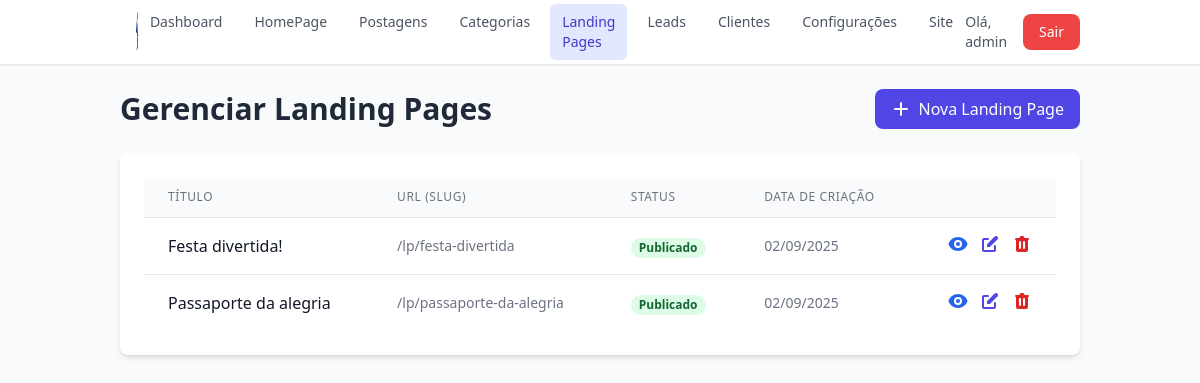
/dashboard/landingpages (signed in), run on an earlier commit of the app's database.
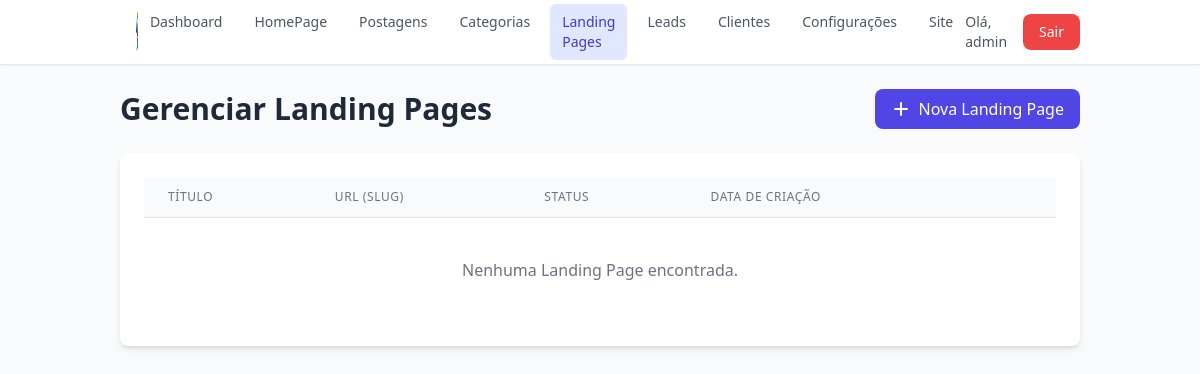
And on a later commit of the database.
### app/models.py (models this page shows, shortened)
class LandingPage(db.Model):
    id = db.Column(db.Integer, primary_key=True)
    title = db.Column(db.String(120), nullable=False, comment="Título interno da página para organização.")
    slug = db.Column(db.String(120), unique=True, nullable=False, comment="A URL final da página (ex: /lp/nome-da-campanha).")
    is_published = db.Column(db.Boolean, default=False, index=True)
    hero_title = db.Column(db.String(200))
    hero_subtitle = db.Column(db.Text)
    hero_image = db.Column(db.String(100), nullable=True)
    hero_cta_text = db.Column(db.String(50), comment="Texto do botão, ex: 'Saiba Mais'")
    hero_cta_link = db.Column(db.String(255), comment="Link de destino do botão")
    content_title = db.Column(db.String(200))
    content_body = db.Column(db.Text) # Pode ser usado com um editor de texto rico
    content_image = db.Column(db.String(100), nullable=True) # <-- ADICIONE ESTA LINHA
    created_at = db.Column(db.DateTime, default=datetime.utcnow)
    updated_at = db.Column(db.DateTime, default=datetime.utcnow, onupdate=datetime.utcnow)

### app/dashboard/routes.py (the view)
@bp.route('/landingpages')
@login_required
def list_landing_pages():
    page = request.args.get('page', 1, type=int)
    landing_pages_pagination = LandingPage.query.order_by(LandingPage.created_at.desc()).paginate(
        page=page, per_page=10, error_out=False
    )
    return render_template('dashboard/list_landing_pages.html',
                           landing_pages_pagination=landing_pages_pagination)

### app/main/routes.py (called while the page is built)
@bp.app_context_processor
def inject_global_variables():
    try:
        published_landing_pages = LandingPage.query.filter_by(is_published=True).order_by(LandingPage.title).all()
        site_settings = Settings.query.first()
        return dict(
            nav_landing_pages=published_landing_pages,
            site_settings=site_settings
        )
    except Exception as e:
        print(f"Erro ao injetar variáveis globais: {e}")
        return dict(
            nav_landing_pages=[],
            site_settings=None
        )

### app/templates/dashboard/list_landing_pages.html (shortened to what this page needs)
{% extends "dashboard/dashboard_base.html" %}
{% block dashboard_content %}
<div class="flex justify-between items-center mb-6">
    <h1 class="text-3xl font-bold text-gray-800">Gerenciar Landing Pages</h1>
    <a href="{{ url_for('dashboard.add_landing_page') }}" class="bg-indigo-600 text-white px-4 py-2 rounded-lg hover:bg-indigo-700 flex items-center space-x-2">
        <svg xmlns="http://www.w3.org/2000/svg" class="h-5 w-5" viewBox="0 0 20 20" fill="currentColor"><path fill-rule="evenodd" d="M10 3a1 1 0 011 1v5h5a1 1 0 110 2h-5v5a1 1 0 11-2 0v-5H4a1 1 0 110-2h5V4a1 1 0 011-1z" clip-rule="evenodd" /></svg>
        <span>Nova Landing Page</span>
    </a>
</div>
<div class="bg-white p-6 rounded-lg shadow-md">
    <div class="overflow-x-auto">
        <table class="min-w-full divide-y divide-gray-200">
            <thead class="bg-gray-50">
                <tr>
                    <th scope="col" class="px-6 py-3 text-left text-xs font-medium text-gray-500 uppercase tracking-wider">Título</th>
                    <th scope="col" class="px-6 py-3 text-left text-xs font-medium text-gray-500 uppercase tracking-wider">URL (Slug)</th>
                    <th scope="col" class="px-6 py-3 text-left text-xs font-medium text-gray-500 uppercase tracking-wider">Status</th>
                    <th scope="col" class="px-6 py-3 text-left text-xs font-medium text-gray-500 uppercase tracking-wider">Data de Criação</th>
                    <th scope="col" class="relative px-6 py-3"><span class="sr-only">Ações</span></th>
                </tr>
            </thead>
            <tbody class="bg-white divide-y divide-gray-200">
                {% for lp in landing_pages_pagination.items %}
                <tr>
                    <td class="px-6 py-4 whitespace-nowrap"><div class="font-medium text-gray-900">{{ lp.title }}</div></td>
                    <td class="px-6 py-4 whitespace-nowrap text-sm text-gray-500">/lp/{{ lp.slug }}</td>
                    <td class="px-6 py-4 whitespace-nowrap">
                        {% if lp.is_published %}
                            <span class="px-2 inline-flex text-xs leading-5 font-semibold rounded-full bg-green-100 text-green-800">Publicado</span>
                        {% else %}
                            <span class="px-2 inline-flex text-xs leading-5 font-semibold rounded-full bg-yellow-100 text-yellow-800">Rascunho</span>
                        {% endif %}
                    </td>
                    <td class="px-6 py-4 whitespace-nowrap text-sm text-gray-500">{{ lp.created_at.strftime('%d/%m/%Y') }}</td>
                    <td class="px-6 py-4 whitespace-nowrap text-right text-sm font-medium flex items-center justify-end space-x-3">
                        <a href="{{ url_for('main.view_landing_page', slug=lp.slug) }}" target="_blank" class="text-blue-600 hover:text-blue-900" title="Visualizar">
                        </a>
                        <a href="{{ url_for('dashboard.edit_landing_page', lp_id=lp.id) }}" class="text-indigo-600 hover:text-indigo-900" title="Editar">
                        </a>
                        <button @click="deleteUrl = '{{ url_for('dashboard.delete_landing_page', lp_id=lp.id) }}'; deleteModalOpen = true" class="text-red-600 hover:text-red-900" title="Excluir">
                        </button>
                    </td>
                </tr>
                {% else %}
                <tr>
                    <td colspan="5" class="px-6 py-10 text-center text-gray-500">Nenhuma Landing Page encontrada.</td>
                </tr>
                {% endfor %}
            </tbody>
        </table>
    </div>
</div>
{% endblock %}

What changed in the data, as far as the page shows it:
removed LandingPage: title "Festa divertida!", slug "festa-divertida", is_published "Publicado", created_at "02/09/2025"
removed LandingPage: title "Passaporte da alegria", slug "passaporte-da-alegria", is_published "Publicado", created_at "02/09/2025"
Also different on the page:
text now shown: "Nenhuma Landing Page encontrada."
